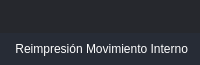
       <widget class="QFrame" name="frame_top">
        <property name="minimumSize">
         <size>
          <width>0</width>
          <height>65</height>
         </size>
        </property>
        <property name="maximumSize">
         <size>
          <width>16777215</width>
          <height>65</height>
         </size>
        </property>
        <property name="styleSheet">
         <string notr="true">background-color: transparent;</string>
        </property>
        <property name="frameShape">
         <enum>QFrame::NoFrame</enum>
        </property>
        <property name="frameShadow">
         <enum>QFrame::Raised</enum>
        </property>
        <layout class="QHBoxLayout" name="horizontalLayout_3">
         <property name="spacing">
          <number>0</number>
         </property>
         <property name="leftMargin">
          <number>0</number>
         </property>
         <property name="topMargin">
          <number>0</number>
         </property>
         <property name="rightMargin">
          <number>0</number>
         </property>
         <property name="bottomMargin">
          <number>0</number>
         </property>
         <item>
          <widget class="QFrame" name="frame_toggle">
           <property name="maximumSize">
            <size>
             <width>70</width>
             <height>16777215</height>
            </size>
           </property>
           <property name="styleSheet">
            <string notr="true">background-color: rgb(27, 29, 35);</string>
           </property>
           <property name="frameShape">
            <enum>QFrame::NoFrame</enum>
           </property>
           <property name="frameShadow">
            <enum>QFrame::Raised</enum>
           </property>
           <layout class="QVBoxLayout" name="verticalLayout_3">
            <property name="spacing">
             <number>0</number>
            </property>
            <property name="leftMargin">
             <number>0</number>
            </property>
            <property name="topMargin">
             <number>0</number>
            </property>
            <property name="rightMargin">
             <number>0</number>
            </property>
            <property name="bottomMargin">
             <number>0</number>
            </property>
           </layout>
          </widget>
         </item>
         <item>
          <widget class="QFrame" name="frame_top_right">
           <property name="styleSheet">
            <string notr="true">background: transparent;</string>
           </property>
           <property name="frameShape">
            <enum>QFrame::NoFrame</enum>
           </property>
           <property name="frameShadow">
            <enum>QFrame::Raised</enum>
           </property>
           <layout class="QVBoxLayout" name="verticalLayout_2">
            <property name="spacing">
             <number>0</number>
            </property>
            <property name="leftMargin">
             <number>0</number>
            </property>
            <property name="topMargin">
             <number>0</number>
            </property>
            <property name="rightMargin">
             <number>0</number>
            </property>
            <property name="bottomMargin">
             <number>0</number>
            </property>
            <item>
             <widget class="QFrame" name="frame_top_btns">
              <property name="maximumSize">
               <size>
                <width>16777215</width>
                <height>42</height>
               </size>
              </property>
              <property name="styleSheet">
               <string notr="true">background-color: rgba(27, 29, 35, 200)</string>
              </property>
              <property name="frameShape">
               <enum>QFrame::NoFrame</enum>
              </property>
              <property name="frameShadow">
               <enum>QFrame::Raised</enum>
              </property>
              <layout class="QHBoxLayout" name="horizontalLayout_4">
               <property name="spacing">
                <number>0</number>
               </property>
               <property name="leftMargin">
                <number>0</number>
               </property>
               <property name="topMargin">
                <number>0</number>
               </property>
               <property name="rightMargin">
                <number>0</number>
               </property>
               <property name="bottomMargin">
                <number>0</number>
               </property>
               <item>
                <widget class="QFrame" name="frame_label_top_btns">
                 <property name="sizePolicy">
                  <sizepolicy hsizetype="Expanding" vsizetype="Preferred">
                   <horstretch>0</horstretch>
                   <verstretch>0</verstretch>
                  </sizepolicy>
                 </property>
                 <property name="frameShape">
                  <enum>QFrame::NoFrame</enum>
                 </property>
                 <property name="frameShadow">
                  <enum>QFrame::Raised</enum>
                 </property>
                 <layout class="QHBoxLayout" name="horizontalLayout_10">
                  <property name="spacing">
                   <number>0</number>
                  </property>
                  <property name="leftMargin">
                   <number>5</number>
                  </property>
                  <property name="topMargin">
                   <number>0</number>
                  </property>
                  <property name="rightMargin">
                   <number>10</number>
                  </property>
                  <property name="bottomMargin">
                   <number>0</number>
                  </property>
                 </layout>
                </widget>
               </item>
               <item alignment="Qt::AlignRight">
                <widget class="QFrame" name="frame_btns_right">
                 <property name="sizePolicy">
                  <sizepolicy hsizetype="Expanding" vsizetype="Preferred">
                   <horstretch>0</horstretch>
                   <verstretch>0</verstretch>
                  </sizepolicy>
                 </property>
                 <property name="maximumSize">
                  <size>
                   <width>120</width>
                   <height>16777215</height>
                  </size>
                 </property>
                 <property name="frameShape">
                  <enum>QFrame::NoFrame</enum>
                 </property>
                 <property name="frameShadow">
                  <enum>QFrame::Raised</enum>
                 </property>
                 <layout class="QHBoxLayout" name="horizontalLayout_5">
                  <property name="spacing">
                   <number>0</number>
                  </property>
                  <property name="leftMargin">
                   <number>0</number>
                  </property>
                  <property name="topMargin">
                   <number>0</number>
                  </property>
                  <property name="rightMargin">
                   <number>0</number>
                  </property>
                  <property name="bottomMargin">
                   <number>0</number>
                  </property>
                 </layout>
                </widget>
               </item>
              </layout>
             </widget>
            </item>
            <item>
             <widget class="QFrame" name="frame_top_info">
              <property name="maximumSize">
               <size>
                <width>16777215</width>
                <height>65</height>
               </size>
              </property>
              <property name="styleSheet">
               <string notr="true">background-color: rgb(39, 44, 54);</string>
              </property>
              <property name="frameShape">
               <enum>QFrame::NoFrame</enum>
              </property>
              <property name="frameShadow">
               <enum>QFrame::Raised</enum>
              </property>
              <layout class="QHBoxLayout" name="horizontalLayout_8">
               <property name="spacing">
                <number>0</number>
               </property>
               <property name="leftMargin">
                <number>10</number>
               </property>
               <property name="topMargin">
                <number>0</number>
               </property>
               <property name="rightMargin">
                <number>10</number>
               </property>
               <property name="bottomMargin">
                <number>0</number>
               </property>
               <item>
                <widget class="QLabel" name="label">
                 <property name="styleSheet">
                  <string notr="true">font: 75 16pt &quot;MS Shell Dlg 2&quot;;
color: rgb(255, 255, 255);</string>
                 </property>
                 <property name="text">
                  <string> Reimpresión Movimiento Interno</string>
                 </property>
                 <property name="alignment">
                  <set>Qt::AlignCenter</set>
                 </property>
                </widget>
               </item>
              </layout>
             </widget>
            </item>
           </layout>
          </widget>
         </item>
        </layout>
       </widget>
